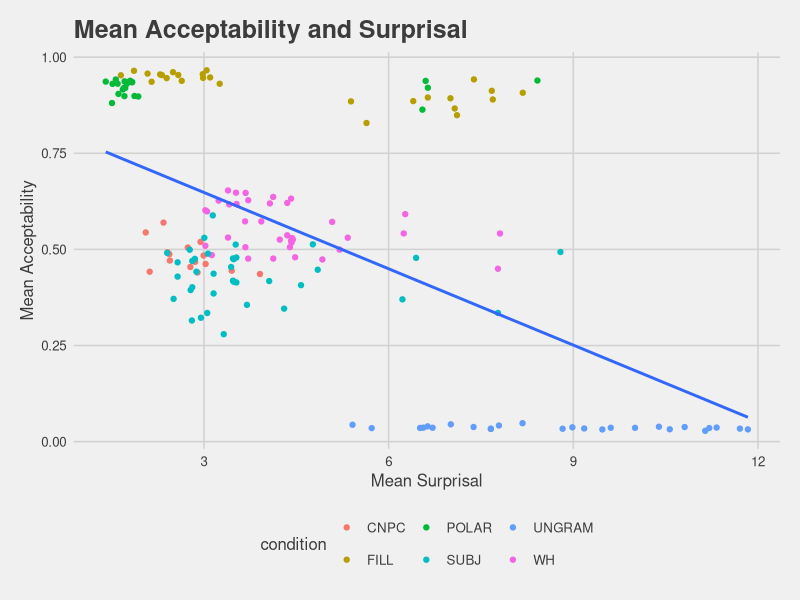
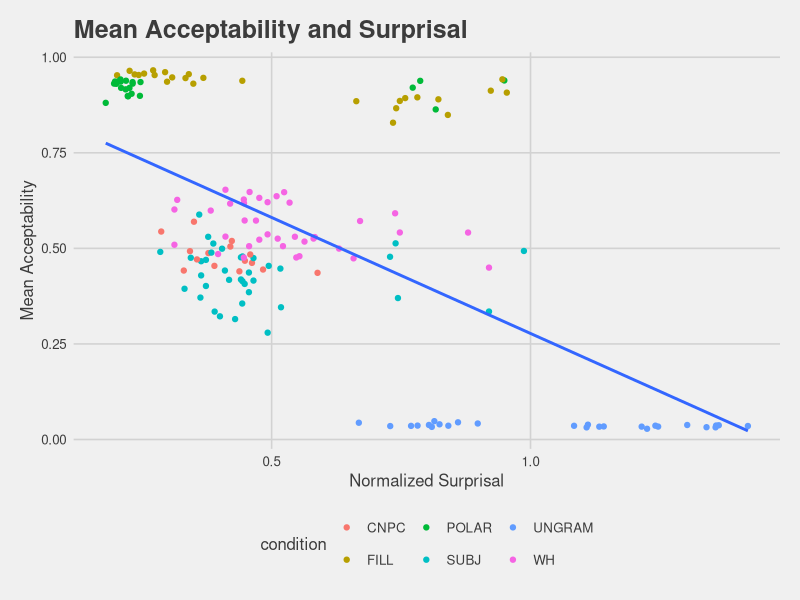
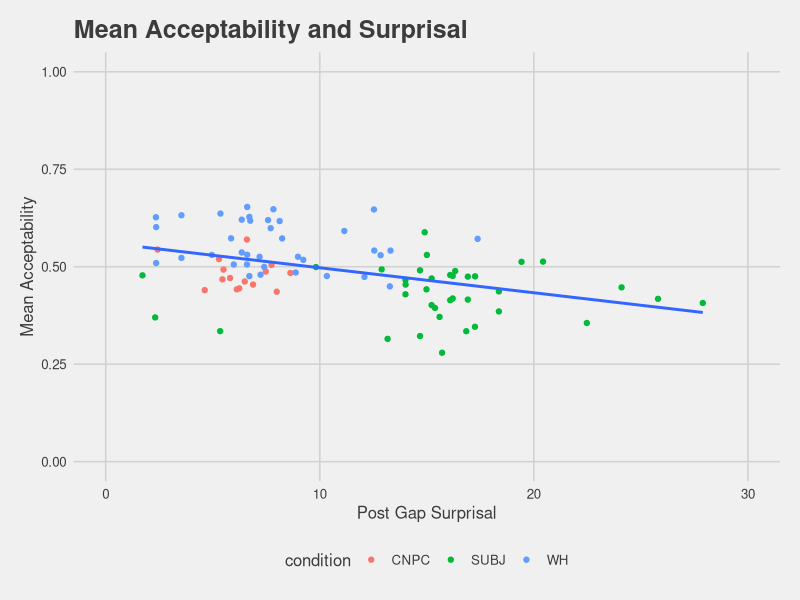
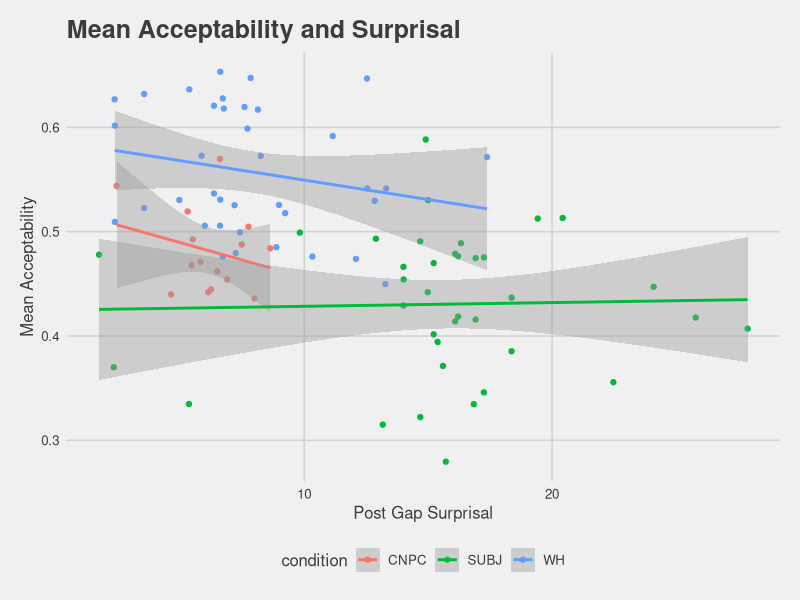

Write the R code that produced these figures, in order.
library(tidyverse)
library(ggplot2)
library(ggthemes)

adapt = read.csv("data/adaptContextRatings.csv")
gen = read.csv("data/genContextRatings.csv")
all = rbind(adapt, gen)
islands = filter(all, condition %in% c("CNPC", "SUBJ", "WH"))
plot = all %>%
  ggplot((aes(x = mean_surprisal, y= all_exposures))) +
  geom_point(aes(color = condition)) +
  geom_smooth(method = "lm", se=FALSE) +
  labs(title = "Mean Acceptability and Surprisal", 
       x = "Mean Surprisal", 
       y = "Mean Acceptability") +
  theme_fivethirtyeight() +
  theme(axis.title = element_text())
plot

plot = all %>%
  ggplot((aes(x = normalized, y= all_exposures))) +
  geom_point(aes(color = condition)) +
  geom_smooth(method = "lm", se=FALSE) +
  labs(title = "Mean Acceptability and Surprisal", 
       x = "Normalized Surprisal", 
       y = "Mean Acceptability") +
  theme_fivethirtyeight() +
  theme(axis.title = element_text())
plot

plot = islands %>%
  ggplot((aes(x = gap, y= all_exposures))) +
  geom_point(aes(color = condition)) +
  geom_smooth(method = "lm", se=FALSE) +
  labs(title = "Mean Acceptability and Surprisal", 
       x = "Post Gap Surprisal", 
       y = "Mean Acceptability") +
  xlim(0, 30) + 
  ylim(0, 1) + 
  theme_fivethirtyeight() +
  theme(axis.title = element_text())
plot

plot = islands %>%
  ggplot((aes(x = gap, y= all_exposures, group = condition, color = condition))) +
  geom_point(aes(color = condition)) +
  geom_smooth(method = "lm") +
  labs(title = "Mean Acceptability and Surprisal", 
       x = "Post Gap Surprisal", 
       y = "Mean Acceptability") +
  theme_fivethirtyeight() +
  theme(axis.title = element_text())
plot


test = filter(islands, condition %in% c("WH", "CNPC"))